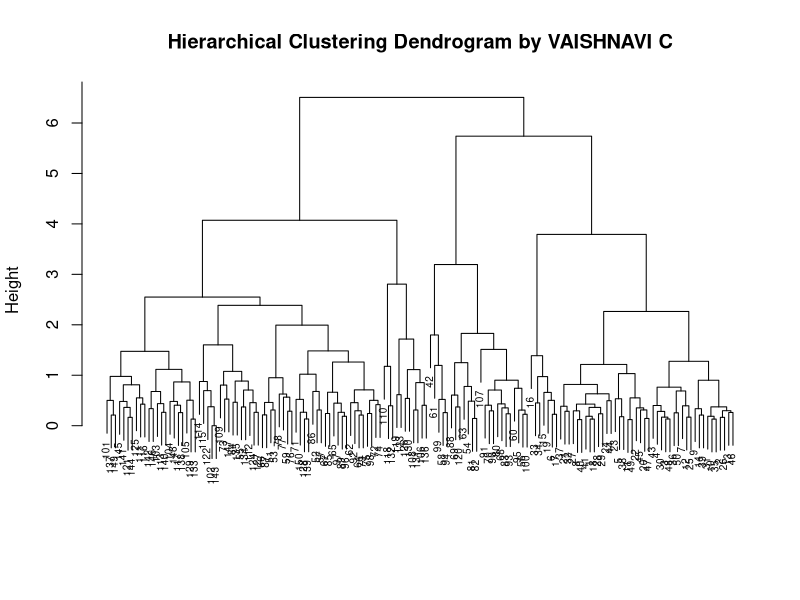

Reproduce this figure in R.
# Load the iris dataset
data(iris)
# Use only the numeric columns for clustering (exclude the Species column)
iris_data <- iris[, -5]
# Standardize the data
iris_scaled <- scale(iris_data)
# Compute the distance matrix
distance_matrix <- dist(iris_scaled, method = "euclidean")
# Perform hierarchical clustering using the "complete" linkage method
hc_complete <- hclust(distance_matrix, method = "complete")
plot(hc_complete, main = "Hierarchical Clustering Dendrogram by VAISHNAVI C", xlab = "", sub = "", cex = 
       0.6)
# Cut the tree to form 3 clusters
clusters <- cutree(hc_complete, k = 3)
# Print the cluster memberships
print(clusters)
# Add the clusters to the original dataset
iris$Cluster <- as.factor(clusters)
# Display the first few rows of the updated dataset
head(iris)